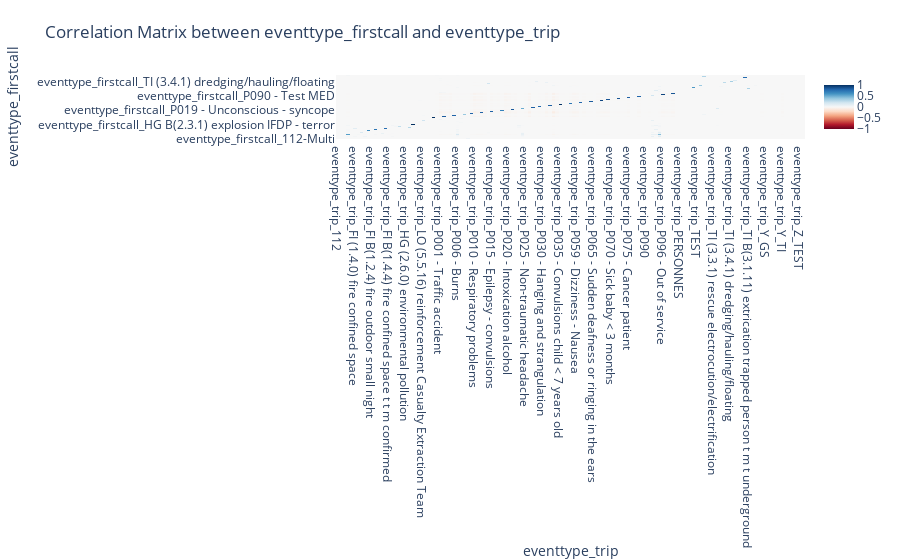

The notebook cell this image was saved under:
### Code cell
import pandas as pd
import seaborn as sns
import plotly.graph_objs as go
import plotly.express as px
import matplotlib.pyplot as plt

# Assuming df_interventions1 is your DataFrame
selected_columns = ['eventtype_firstcall', 'eventtype_trip']

# Selecting the relevant columns
df_selected = interventions_dataset[selected_columns]

# Encoding categorical variables using one-hot encoding
df_encoded = pd.get_dummies(df_selected)

# Calculating the correlation matrix
correlation_matrix = df_encoded.corr()

# Select the dummy variables of "eventtype_firstcall" on the y-axis and "eventtype_trip" on the x-axis
correlation_subset = correlation_matrix.loc[df_encoded.columns[df_encoded.columns.str.startswith('eventtype_firstcall')],
                                            df_encoded.columns[df_encoded.columns.str.startswith('eventtype_trip')]]

# Create a heatmap using Plotly
heatmap = go.Heatmap(
    z=correlation_subset.values,
    x=correlation_subset.columns,
    y=correlation_subset.index,
    colorscale='RdBu',
    zmin=-1, zmax=1
)

# Create layout for the heatmap
layout = go.Layout(
    title='Correlation Matrix between eventtype_firstcall and eventtype_trip',
    xaxis=dict(title='eventtype_trip'),
    yaxis=dict(title='eventtype_firstcall'),
    margin=dict(l=140, r=40, t=80, b=40),
)

# Create a Figure object
fig = go.Figure(data=[heatmap], layout=layout)

# Show the interactive plot
fig.show()

### Figure 1 — Plotly figure (JSON) as saved in the notebook; plotly's stock layout.template omitted (floating-point values rounded to 4 significant figures; data arrays with more than 128 entries replaced by an {"elided": "..."} marker saying what was removed)
{"data": [{"colorscale": [[0, "rgb(103,0,31)"], [0.1, "rgb(178,24,43)"], [0.2, "rgb(214,96,77)"], [0.3, "rgb(244,165,130)"], [0.4, "rgb(253,219,199)"], [0.5, "rgb(247,247,247)"], [0.6, "rgb(209,229,240)"], [0.7, "rgb(146,197,222)"], [0.8, "rgb(67,147,195)"], [0.9, "rgb(33,102,172)"], [1, "rgb(5,48,97)"]], "type": "heatmap", "x": {"elided": "137 str values"}, "y": {"elided": "183 str values"}, "z": {"elided": "183x137 float values"}, "zmax": 1, "zmin": -1}], "layout": {"margin": {"b": 40, "l": 140, "r": 40, "t": 80}, "title": {"text": "Correlation Matrix between eventtype_firstcall and eventtype_trip"}, "xaxis": {"title": {"text": "eventtype_trip"}}, "yaxis": {"title": {"text": "eventtype_firstcall"}}}}
